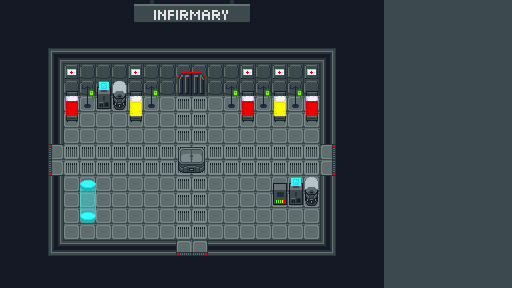

A 2D game scene composited from a Tiled map and its tileset images. What follows is a short description and the map's XML, with each tile layer's data collapsed to a summary:
An orthogonal 32x18 tile map with 16x16 px tiles, 5 tile layers (bg, room, door, sign, ...), 3 tilesets and 33 objects.

<map version="1.4" tiledversion="1.4.2" orientation="orthogonal" renderorder="right-down" width="32" height="18" tilewidth="16" tileheight="16" infinite="0" nextlayerid="37" nextobjectid="112">
 <tileset firstgid="1" source="tilesheet.tsx" />
 <tileset firstgid="273" source="signs.tsx" />
 <tileset firstgid="273" source="signs.tsx" />
 <layer id="6" name="bg" width="32" height="18">
  <data>[576 cells, 576 non-empty, 2 distinct tile ids]</data>
 </layer>
 <layer id="20" name="room" width="32" height="18">
  <data>[576 cells, 234 non-empty, 13 distinct tile ids]</data>
 </layer>
 <objectgroup id="34" name="objects">
  <object id="93" x="64" y="96" width="16" height="32" />
  <object id="94" x="80" y="96" width="16" height="16" />
  <object id="95" x="112" y="96" width="16" height="16" />
  <object id="96" x="128" y="96" width="16" height="32" />
  <object id="97" x="144" y="96" width="16" height="16" />
  <object id="98" x="224" y="96" width="16" height="16" />
  <object id="99" x="240" y="96" width="16" height="32" />
  <object id="102" x="256" y="96" width="16" height="16" />
  <object id="103" x="272" y="96" width="16" height="32" />
  <object id="104" x="288" y="96" width="16" height="16" />
  <object id="105" x="304" y="96" width="16" height="32" />
  <object id="106" x="176" y="144" width="32" height="32" />
  <object id="107" x="272" y="192" width="16" height="16" />
  <object id="108" x="304" y="192" width="16" height="16" />
 </objectgroup>
 <objectgroup id="35" name="system">
  <object id="109" x="96" y="96" width="16" height="16" />
  <object id="110" x="288" y="192" width="16" height="16" />
 </objectgroup>
 <objectgroup id="36" name="teleporation">
  <object id="111" x="80" y="208" width="16" height="16" />
 </objectgroup>
 <layer id="28" name="door" width="32" height="18">
  <data>[576 cells, 6 non-empty, 6 distinct tile ids]</data>
 </layer>
 <objectgroup id="30" name="door">
  <object id="72" x="176" y="80" width="32" height="16" />
  <object id="73" x="176" y="240" width="32" height="16" />
  <object id="91" x="48" y="144" width="16" height="32" />
  <object id="92" x="320" y="144" width="16" height="32" />
 </objectgroup>
 <layer id="19" name="sign" width="32" height="18">
  <data>[576 cells, 1 non-empty, 1 distinct tile ids]</data>
 </layer>
 <layer id="23" name="objects" width="32" height="18">
  <data>[576 cells, 47 non-empty, 22 distinct tile ids]</data>
 </layer>
 <objectgroup id="29" name="wall">
  <object id="64" x="48" y="48" width="128" height="48" />
  <object id="65" x="176" y="48" width="32" height="32" />
  <object id="66" x="208" y="48" width="128" height="48" />
  <object id="68" x="208" y="240" width="128" height="16" />
  <object id="69" x="48" y="240" width="128" height="16" />
  <object id="71" x="176" y="256" width="32" height="16" />
  <object id="85" x="320" y="48" width="16" height="96" />
  <object id="86" x="320" y="176" width="16" height="64" />
  <object id="87" x="336" y="144" width="16" height="32" />
  <object id="88" x="48" y="96" width="16" height="48" />
  <object id="89" x="48" y="176" width="16" height="64" />
  <object id="90" x="32" y="144" width="16" height="32" />
 </objectgroup>
</map>
